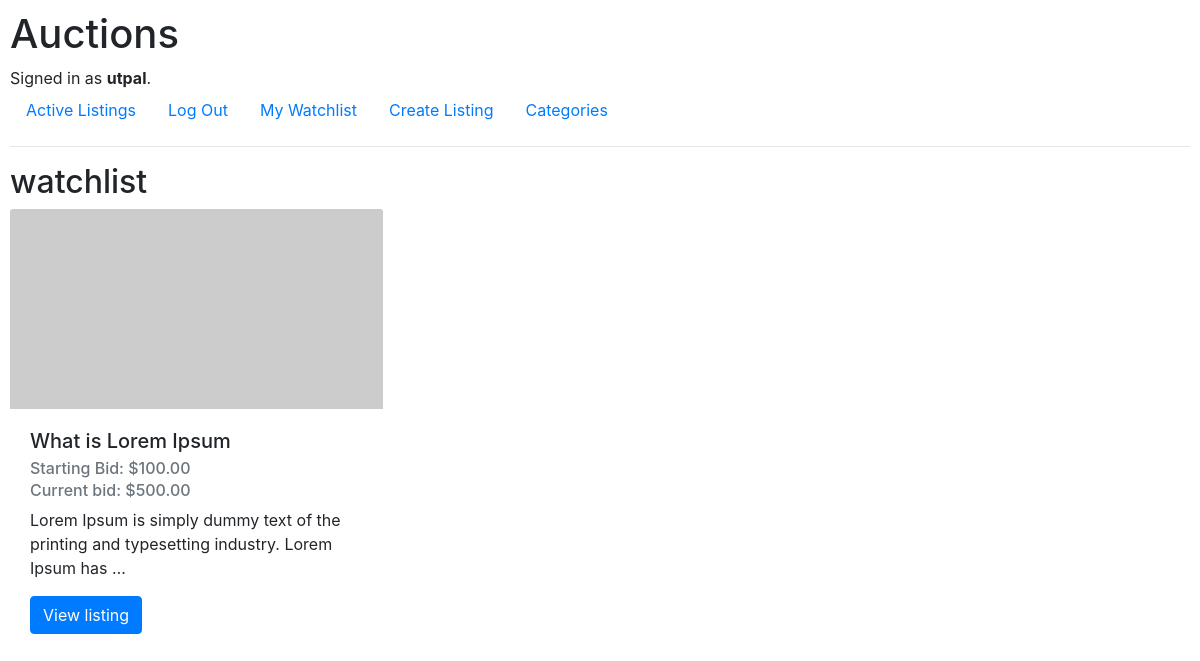
The app's page /watchlist (signed in) with its own data.
### auctions/models.py (models this page shows, shortened)
class User(AbstractUser):
    pass

class Listing(models.Model):
    title = models.CharField(max_length=100)
    description = models.TextField()
    starting_bid = models.DecimalField(max_digits=10, decimal_places=2)
    img_url = models.URLField(blank=True, null=True)
    isActive = models.BooleanField(default=True)
    created_at = models.DateTimeField(auto_now_add=True)
    @property
    def current_price(self):
        highest_bid = self.listing_bids.order_by('-amount').first()
        return highest_bid.amount if highest_bid else self.starting_bid
    owner = models.ForeignKey(User, on_delete=models.CASCADE, related_name= "user_listings")
    category = models.ForeignKey(Category, on_delete=models.CASCADE, related_name= "category_listings",
                                 blank=True, null=True)
    watchlist = models.ManyToManyField(User, blank=True, related_name= "watchlist_listings")
    winner = models.ForeignKey(User, null=True, blank=True, on_delete=models.SET_NULL,
    related_name="won_auctions")

class Bid(models.Model):
    amount = models.DecimalField(max_digits=10, decimal_places=2)
    created_at = models.DateTimeField(auto_now_add=True)
    user = models.ForeignKey(User, on_delete=models.CASCADE, related_name= "user_bids")
    listing = models.ForeignKey(Listing, on_delete=models.CASCADE, related_name= "listing_bids")

### auctions/views.py (the view)
# urls.py: path("watchlist", views.watchlist_view, name="watchlist_view"),
@login_required
def watchlist_view(request):
    listings = request.user.watchlist_listings.all()
    return render(request, "watchlist.html",{
        "listings": listings,
    })

### auctions/templates/watchlist.html
{% extends "auctions/layout.html" %}
{% block body %}
<h2>watchlist</h2>
<div class="row">
    {% for listing in listings %}
        <div class="col-md-4">
            {% if listing.img_url %}
                <img src="{{ listing.img_url }}"
                     class="card-img-top"
                     alt="{{ listing.title }}"
                     style="height: 200px; object-fit: cover;">
            {% else %}
                <div class="card-img-top bg-secondary text-white d-flex align-items-center justify-content-center"
                     style="height: 200px;">
                    <span>No Image</span>
                </div>
            {% endif %}
            <div class="card-body">
                <h5 class="card-title">{{ listing.title }}</h5>
                <h6 class="card-subtitle mb-2 text-muted">
                    Starting Bid: ${{ listing.starting_bid }}
                </h6>
                <h6 class="card-subtitle mb-2 text-muted">
                    Current bid: ${{ listing.current_price }}
                </h6>
                <p class="card-text">
                    {{ listing.description|truncatewords:15 }}
                </p>
                <a href="{% url 'listing' listing.id %}" class="btn btn-primary">View listing</a>
            </div>
        </div>
    {% empty %}
        <div class="col-12">
            <p>No active listings bruh :(</p>
        </div>
    {% endfor %}
</div>
{% endblock %}

### auctions/templates/auctions/layout.html (shortened to what this page needs)
{% load static %}
<!DOCTYPE html>
<html lang="en">
    <head>
        <link rel="stylesheet" href="https://stackpath.bootstrapcdn.com/bootstrap/4.4.1/css/bootstrap.min.css">
        <link href="{% static 'auctions/styles.css' %}" rel="stylesheet">
    </head>
    <body>
        <h1>Auctions</h1>
        <div>
            {% if user.is_authenticated %}
                Signed in as <strong>{{ user.username }}</strong>.
            {% else %}
                Not signed in.
            {% endif %}
        </div>
        <ul class="nav">
            <li class="nav-item">
                <a class="nav-link" href="{% url 'index' %}">Active Listings</a>
            </li>
            {% if user.is_authenticated %}
                <li class="nav-item">
                    <a class="nav-link" href="{% url 'logout' %}">Log Out</a>
                </li>
                <li class="nav-item">
                    <a class="nav-link" href="{% url 'watchlist_view' %}">My Watchlist</a>
                </li>
                <li class="nav-item">
                    <a class="nav-link" href="{% url 'create_listing' %}">Create Listing</a>
                </li>
                <li class="nav-item">
                    <a class="nav-link" href="{% url 'category_view' %}">Categories</a>
                </li>
            {% endif %}
        </ul>
        <hr>
        {% block body %}
        {% endblock %}
    </body>
</html>

### auctions/static/auctions/styles.css (style rules this page uses)
body { padding: 10px; }

### records on screen
User: username "utpal"
Listing: title "What is Lorem Ipsum", starting_bid "100.00", current_price "500.00", description "Lorem Ipsum is simply dummy text of the printing and typesetting industry. Lorem Ipsum has …"
